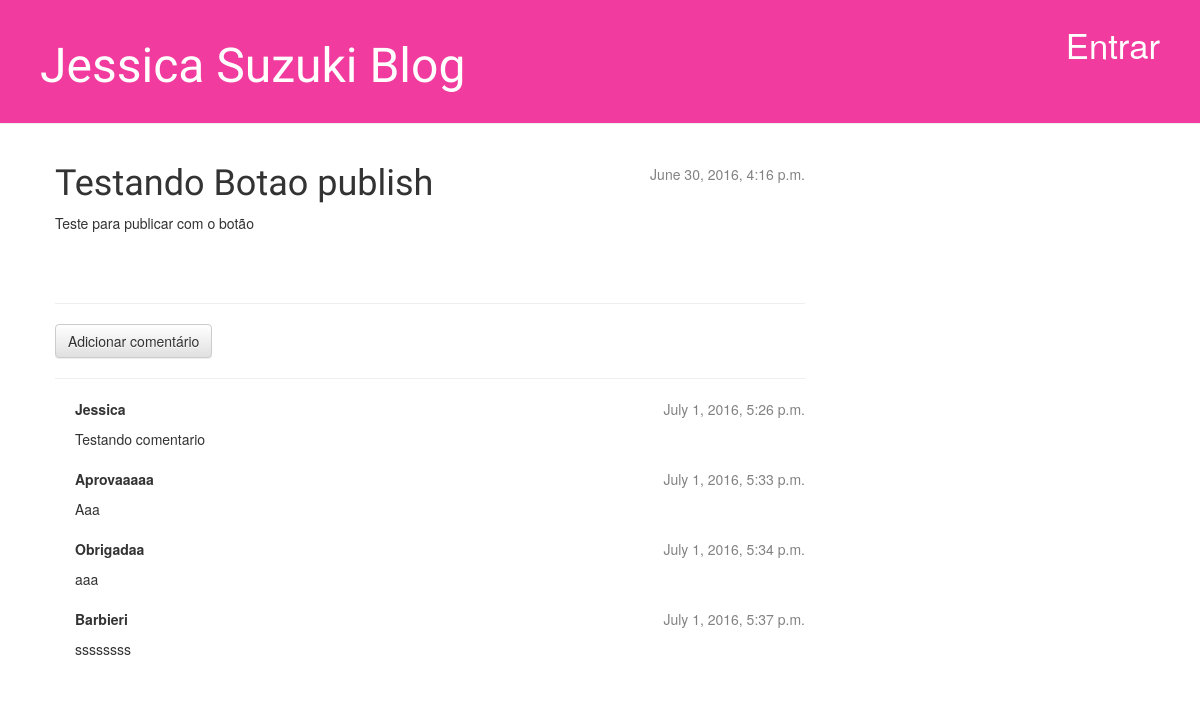
The page /post/19/ on the database its author committed.
### blog/models.py (models this page shows, shortened)
class Post(models.Model):
    author = models.ForeignKey('auth.User')
    title = models.CharField(max_length=200)
    text = models.TextField()
    created_date = models.DateTimeField(
        default = timezone.now
    )
    published_date = models.DateTimeField(
        blank = True, null = True
    )

class Comment(models.Model):
    post = models.ForeignKey('blog.Post', related_name='comments')
    author = models.CharField(max_length=200)
    text = models.TextField()
    created_date = models.DateTimeField(default=timezone.now)
    approved_comment = models.BooleanField(default=False)

### blog/views.py (the view)
# urls.py: url(r'^post/(?P<pk>[0-9]+)/$', views.post_detail),
def post_detail(request, pk):
    post = get_object_or_404(Post, pk=pk)
    return render(request, 'blog/post_detail.html', {'post': post})

### blog/templates/blog/post_detail.html (shortened to what this page needs)
{% extends 'blog/base.html' %}
{% block content %}
    <div class="post">
      {% if post.published_date %}
          <div class="date">
              {{ post.published_date }}
          </div>
      {% else %}
          <a class="btn btn-default" href="{% url 'blog.views.post_publish' pk=post.pk %}">Publicar</a>
      {% endif %}
        <h1>{{ post.title }}</h1>
        <p>{{ post.text|linebreaks }}</p>
    </div>
    <hr>
    <a class="btn btn-default" href="{% url 'add_comment_to_post' pk=post.pk %}">Adicionar comentário</a>
    <hr>
    {% for comment in post.comments.all %}
        {% if user.is_authenticated or comment.approved_comment %}
        <div class="comment">
            <div class="date">
                {{ comment.created_date }}
            </div>
            <strong>{{ comment.author }}</strong>
            <p>{{ comment.text|linebreaks }}</p>
        </div>
        {% endif %}
    {% empty %}
        <p>Nenhum comentário aqui</p>
    {% endfor %}
{% endblock %}

### blog/static/css/blog.css (style rules this page uses)
h1, h2, h3, h4 { font-family: 'Lobster', cursive; }
.date { float: right; color: #828282; }
.post { margin-bottom: 70px; }
.comment { margin: 20px 0px 20px 20px; }

### rows shown on the page
Post: published_date "June 30, 2016, 4:16 p.m.", title "Testando Botao publish", text "Teste para publicar com o botão"
Comment: created_date "July 1, 2016, 5:26 p.m.", author "Jessica", text "Testando comentario"
Comment: created_date "July 1, 2016, 5:33 p.m.", author "Aprovaaaaa", text "Aaa"
Comment: created_date "July 1, 2016, 5:34 p.m.", author "Obrigadaa", text "aaa"
Comment: created_date "July 1, 2016, 5:37 p.m.", author "Barbieri", text "ssssssss"
